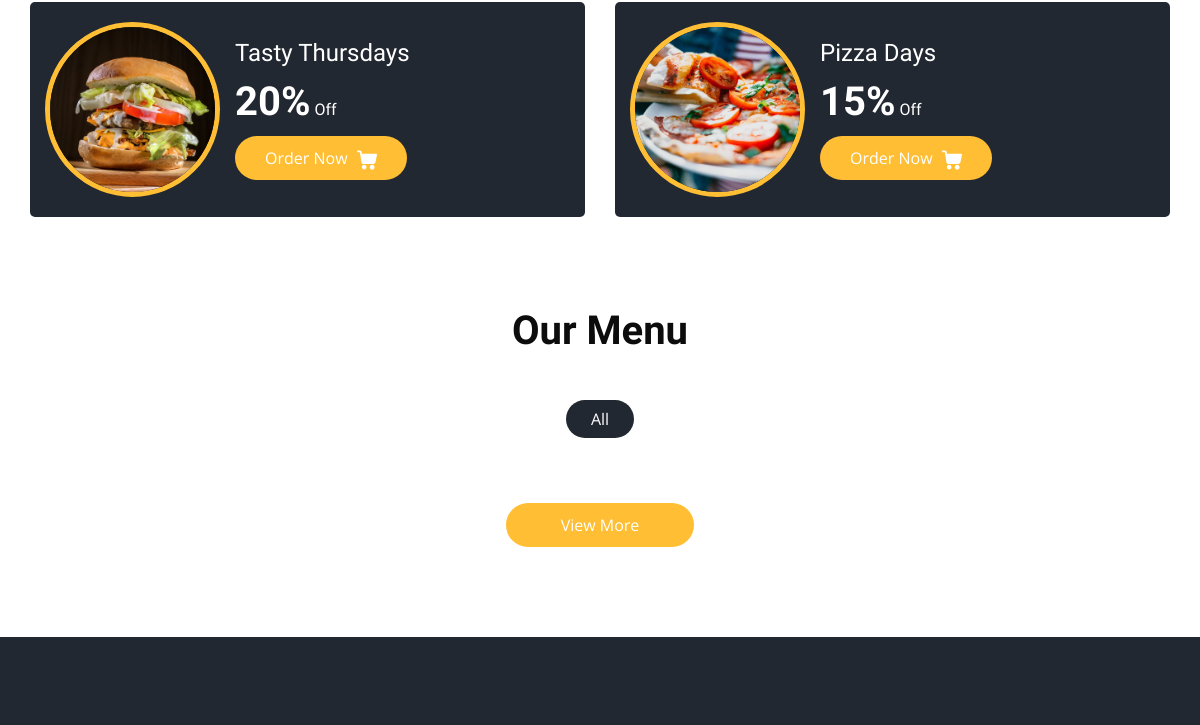
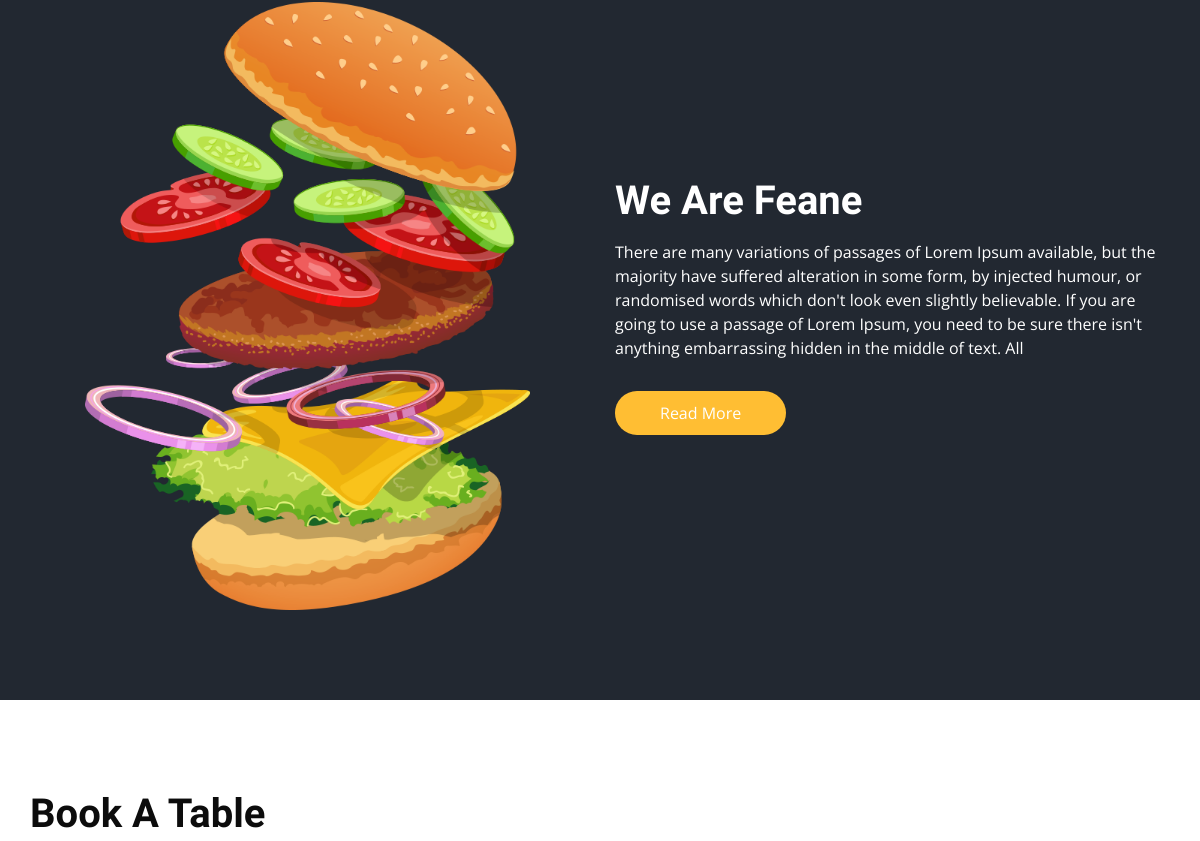
The app's page / (middle part), older data (2 pictures, top to bottom).
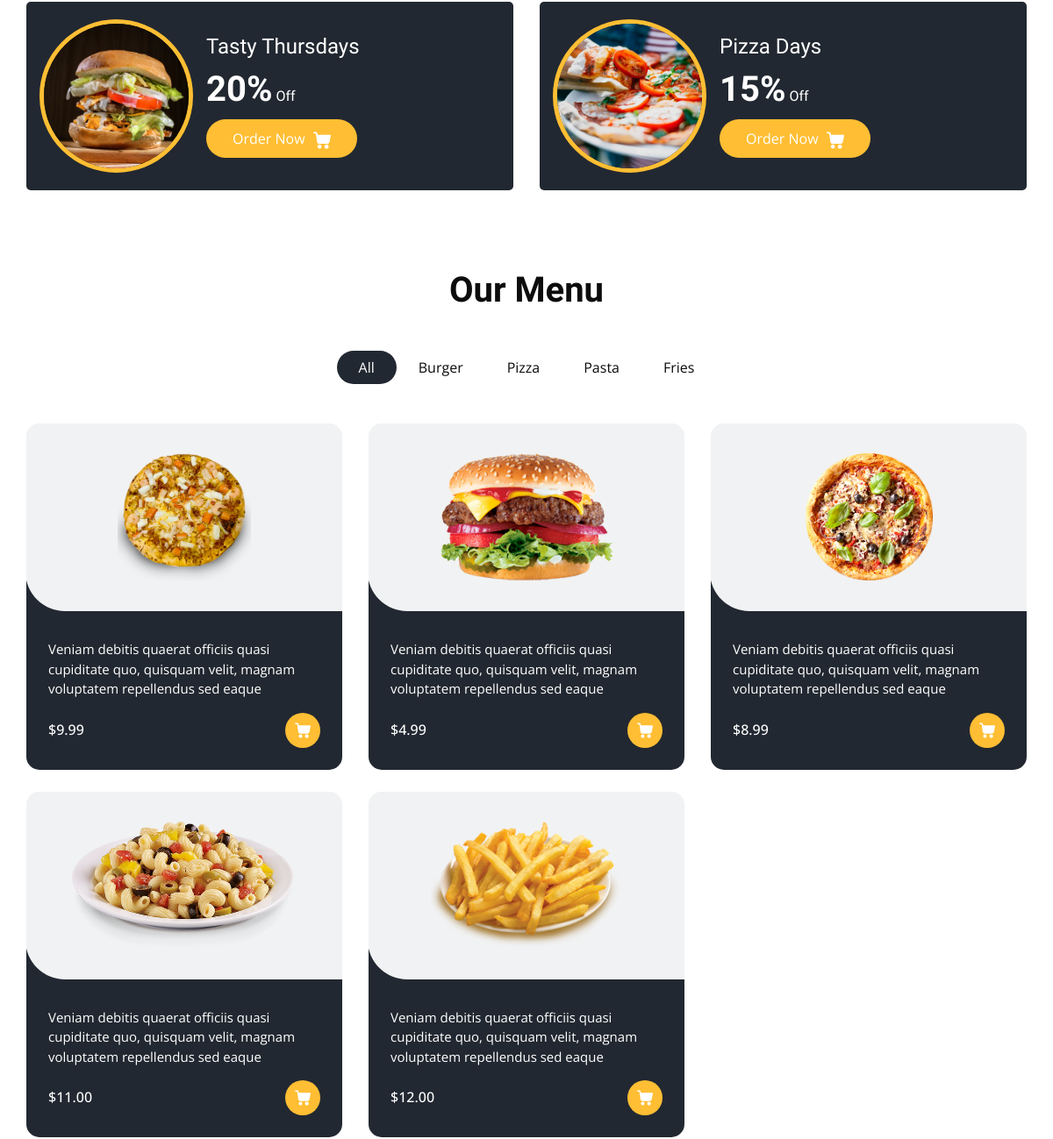
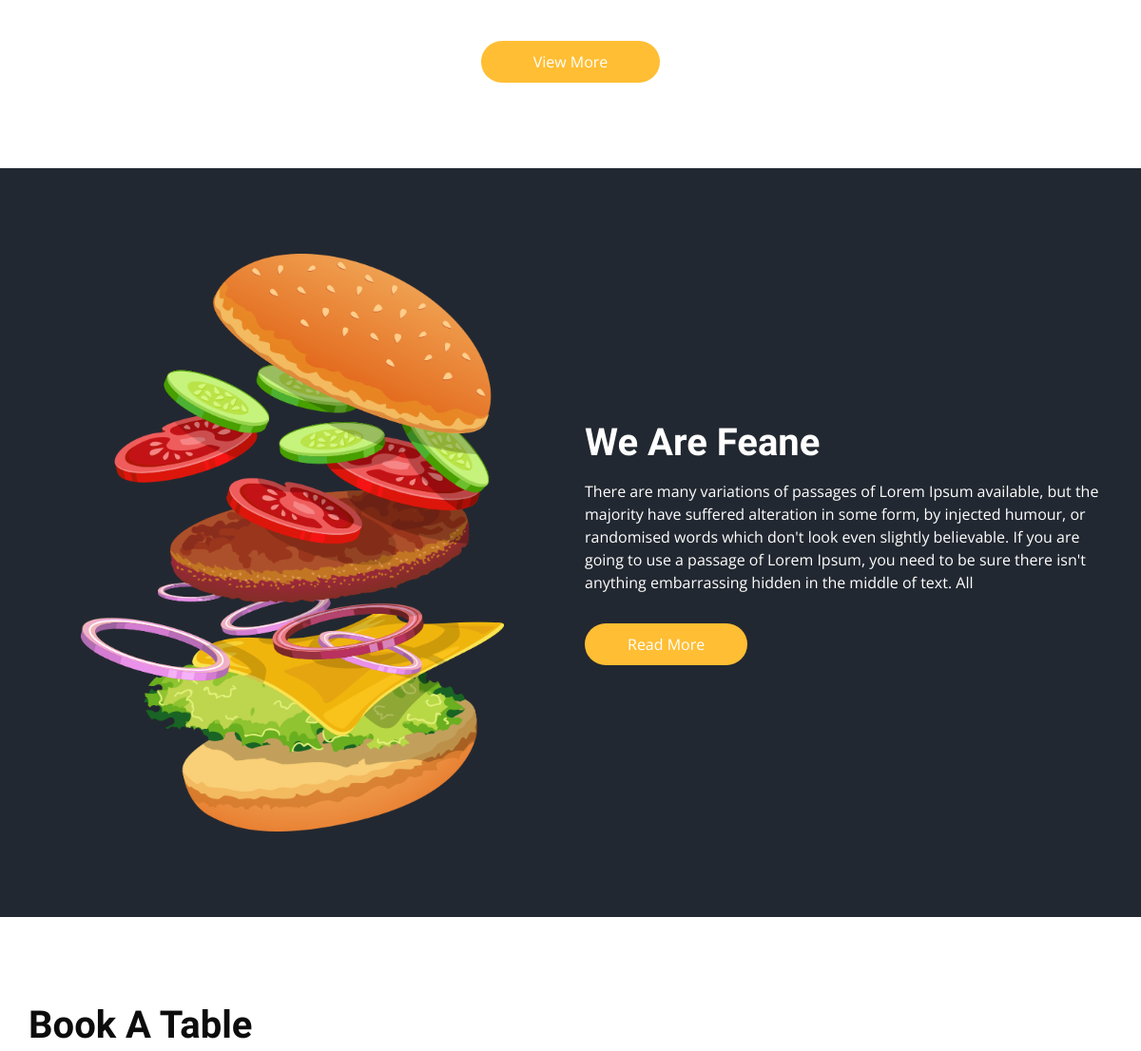
The same page, newer data (2 pictures, top to bottom).
### main/models.py (models this page shows, shortened)
class Category(models.Model):
    title = models.CharField(max_length=100, unique=True)
    description = models.TextField()

class Product(models.Model):
    title = models.CharField(max_length=255)
    image = models.ImageField(upload_to='images/products/', null=True, blank=True)
    description = models.TextField(null=True, blank=True)
    price = models.DecimalField(max_digits=10, decimal_places=2)
    discount = models.IntegerField(default=0)
    is_active = models.BooleanField(default=True)
    created_at = models.DateTimeField(auto_now_add=True)
    category = models.ForeignKey(Category, on_delete=models.SET_NULL, null=True, blank=True, related_name='products')

### main/views.py (the view)
# urls.py: path('', views.index, name='index'),
def index(request: WSGIRequest):
    sliders = HeroSlider.objects.filter(published=True)
    categories = Category.objects.all()
    products = Product.objects.filter(is_active=True)[:9]
    context = {
        'title': 'Home Page',
        'sliders': sliders,
        'categories': categories,
        'products': products
    }
    return render(request, template_name='index.html', context=context)

### templates/index.html
{% extends "base.html" %}

### templates/base.html (shortened to what this page needs)
{% load static %}
<!DOCTYPE html>
<html>
<head>
    {% include 'components/_styles.html' %}
</head>
<body>
    {% block main %}
  {% include 'components/_offer.html' %}
  {% include 'components/_food.html' %}
    {% include 'components/_about.html' %}
    {% include 'components/_book.html' %}
  {% endblock %}
</body>
</html>

### templates/components/_icon.html (shortened to what this page needs)
{% load static %}

### templates/components/_styles.html (shortened to what this page needs)
{% load static %}
  <link rel="stylesheet" type="text/css" href="{% static 'css/bootstrap.css' %}" />
  <link rel="stylesheet" type="text/css" href="https://cdnjs.cloudflare.com/ajax/libs/OwlCarousel2/2.3.4/assets/owl.carousel.min.css" />
  <link rel="stylesheet" href="https://cdnjs.cloudflare.com/ajax/libs/jquery-nice-select/1.1.0/css/nice-select.min.css" />
  <link href="{% static 'css/font-awesome.min.css' %}" rel="stylesheet" />
  <link href="{% static 'css/style.css' %}" rel="stylesheet" />
  <link href="{% static 'css/responsive.css' %}" rel="stylesheet" />

### templates/components/_hero.html (shortened to what this page needs)
{% load static %}

### templates/components/_offer.html (shortened to what this page needs)
{% load static %}
  <section class="offer_section layout_padding-bottom">
    <div class="offer_container">
      <div class="container ">
        <div class="row">
          <div class="col-md-6  ">
            <div class="box ">
              <div class="img-box">
                <img src="images/o1.jpg" alt="">
              </div>
              <div class="detail-box">
                <h5>
                  Tasty Thursdays
                </h5>
                <h6>
                  <span>20%</span> Off
                </h6>
                <a href="">
                  Order Now
                </a>
              </div>
            </div>
          </div>
          <div class="col-md-6  ">
            <div class="box ">
              <div class="img-box">
                <img src="images/o2.jpg" alt="">
              </div>
              <div class="detail-box">
                <h5>
                  Pizza Days
                </h5>
                <h6>
                  <span>15%</span> Off
                </h6>
                <a href="">
                  Order Now
                </a>
              </div>
            </div>
          </div>
        </div>
      </div>
    </div>
  </section>

### templates/components/_food.html (shortened to what this page needs)
{% load static %}
  <section class="food_section layout_padding-bottom">
    <div class="container">
      <div class="heading_container heading_center">
        <h2>
          Our Menu
        </h2>
      </div>
      <ul class="filters_menu">
        <li class="active" data-filter="*">All</li>
        {% for category in categories %}
        {% if category.products.exists %}
        <li data-filter=".{{ category.pk }}">{{ category.title }}</li>
        {% endif %}
        {% endfor %}
      </ul>
      <div class="filters-content">
        <div class="row grid">
          {% for product in products %}
          <div class="col-sm-6 col-lg-4 all {{ product.category.slug }}">
            <div class="box">
              <div>
                <a href="{% url 'product_detail' product.pk %}">
                <div class="img-box">
                  {% if product.image %}
                  <img src="{{ product.image.url }}" alt="">
                  {% endif %}
                </div>
                </a>
                <div class="detail-box">
                  <p>
                    {{ product.description }}
                  </p>
                  <div class="options">
                    <h6>
                      ${{ product.price }}
                    </h6>
                    <a href="">
                    </a>
                  </div>
                </div>
              </div>
            </div>
          </div>
          {% endfor %}
        </div>
      </div>
      <div class="btn-box">
        <a href="">
          View More
        </a>
      </div>
    </div>
  </section>

### templates/components/_about.html
{% load static %}
  <section class="about_section layout_padding">
    <div class="container  ">
      <div class="row">
        <div class="col-md-6 ">
          <div class="img-box">
            <img src="images/about-img.png" alt="">
          </div>
        </div>
        <div class="col-md-6">
          <div class="detail-box">
            <div class="heading_container">
              <h2>
                We Are Feane
              </h2>
            </div>
            <p>
              There are many variations of passages of Lorem Ipsum available, but the majority have suffered alteration
              in some form, by injected humour, or randomised words which don't look even slightly believable. If you
              are going to use a passage of Lorem Ipsum, you need to be sure there isn't anything embarrassing hidden in
              the middle of text. All
            </p>
            <a href="">
              Read More
            </a>
          </div>
        </div>
      </div>
    </div>
  </section>

### templates/components/_book.html (shortened to what this page needs)
{% load static %}
  <section class="book_section layout_padding">
    <div class="container">
      <div class="heading_container">
        <h2>
          Book A Table
        </h2>
      </div>
    </div>
  </section>

### templates/components/_client.html (shortened to what this page needs)
{% load static %}

### templates/components/_footer.html (shortened to what this page needs)
{% load static %}

### templates/components/scripts.html (shortened to what this page needs)
{% load static %}

### staticfiles/css/responsive.css (style rules this page uses)
@media (min-width: 1200px) { .container { max-width: 1170px; } }

Row changes from the older to the newer data that the page shows:
added Category: title "Burger"
added Category: title "Pizza"
added Category: title "Pasta"
added Category: title "Fries"
added Product: image (picture), description "Veniam debitis quaerat officiis quasi cupiditate quo, quisquam velit, magnam voluptatem repellendus sed eaque", price "9.99"
added Product: image (picture), description "Veniam debitis quaerat officiis quasi cupiditate quo, quisquam velit, magnam voluptatem repellendus sed eaque", price "4.99"
added Product: image (picture), description "Veniam debitis quaerat officiis quasi cupiditate quo, quisquam velit, magnam voluptatem repellendus sed eaque", price "8.99"
added Product: image (picture), description "Veniam debitis quaerat officiis quasi cupiditate quo, quisquam velit, magnam voluptatem repellendus sed eaque", price "11.00"
added Product: image (picture), description "Veniam debitis quaerat officiis quasi cupiditate quo, quisquam velit, magnam voluptatem repellendus sed eaque", price "12.00"
